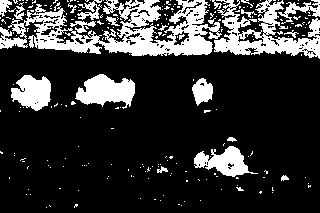
//> input picture opencv_cpp/chapter4/binary.bmp, 320 x 213 px
$ ./morphology   (built with g++ and OpenCV 4)
//> lines starting //> are read from the running program, lines starting //| are printed output that depends on the picture; after the words box and inside, x2 and y2 are one past the last pixel; in counts of white or black regions, pixels touching at a corner belong together
#include <opencv2/core.hpp>
#include <opencv2/imgproc.hpp>
#include <opencv2/highgui.hpp>

using namespace std;
using namespace cv;

int main()
{
	Mat image = imread("binary.bmp");
//> image is the input picture: 213 rows x 320 cols, CV_8UC3; 20.7% white; 230 white regions (208 under 20 px), largest, box (x1, y1, x2, y2) and area: (0, 0, 222, 56) 5711, (214, 0, 320, 59) 2737, (75, 74, 135, 109) 1306
	if (!image.data)
		return 0;

	namedWindow("Image");
	imshow("Image", image);

	Mat eroded;
	erode(image, eroded, Mat());
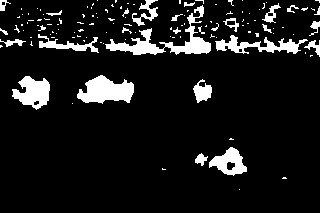
//> eroded: 213 rows x 320 cols, CV_8UC3; 10% white; 128 white regions (100 under 20 px), largest, box (x1, y1, x2, y2) and area: (105, 5, 211, 55) 1334, (77, 75, 134, 104) 1066, (12, 76, 50, 110) 798

	namedWindow("Eroded Image");
	imshow("Eroded Image", eroded);

	Mat dilated;
	dilate(image, dilated, Mat());
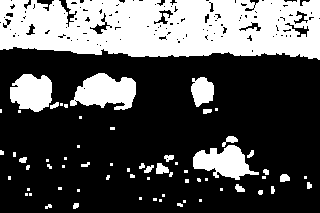
//> dilated: 213 rows x 320 cols, CV_8UC3; 32.1% white; 65 white regions (42 under 20 px), largest, box (x1, y1, x2, y2) and area: (0, 0, 320, 60) 15937, (70, 73, 136, 110) 1626, (193, 145, 259, 180) 1310

	namedWindow("Dilated Image");
	imshow("Dilated Image", dilated);

	Mat element(7, 7, CV_8U, Scalar(1));

	erode(image, eroded, element);
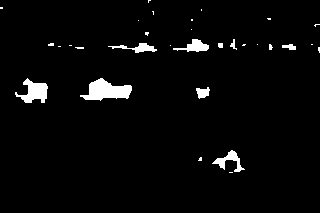
//> eroded: 213 rows x 320 cols, CV_8UC3; 3.2% white; 31 white regions (22 under 20 px), largest, box (x1, y1, x2, y2) and area: (80, 78, 132, 101) 686, (15, 78, 48, 103) 440, (212, 150, 245, 172) 250

	namedWindow("Eroded Image (7x7)");
	imshow("Eroded Image (7x7)", eroded);

	erode(image, eroded, Mat(), Point(-1, -1), 3);

	namedWindow("Eroded Image (3 times)");
	imshow("Eroded Image (3 times)", eroded);

	Mat element5(5, 5, CV_8U, Scalar(1));
	Mat closed;
	morphologyEx(image, closed,
		MORPH_CLOSE,
		element5);
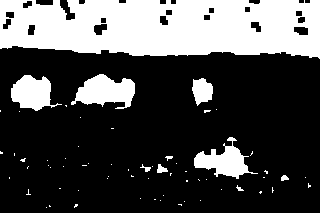
//> closed: 213 rows x 320 cols, CV_8UC3; 29.6% white; 64 white regions (54 under 20 px), largest, box (x1, y1, x2, y2) and area: (0, 0, 320, 59) 15807, (71, 74, 135, 109) 1382, (194, 137, 258, 179) 1143


	namedWindow("Closed Image");
	imshow("Closed Image", closed);

	Mat opened;
	morphologyEx(image, opened, MORPH_OPEN, element5);
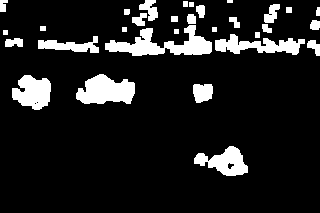
//> opened: 213 rows x 320 cols, CV_8UC3; 12% white; 31 white regions (1 under 20 px), largest, box (x1, y1, x2, y2) and area: (105, 25, 212, 56) 1538, (76, 74, 135, 104) 1262, (215, 34, 305, 55) 985

	namedWindow("Opened Image");
	imshow("Opened Image", opened);

	Mat result;
	dilate(image, result, element5);
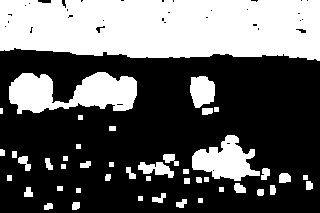
//> result: 213 rows x 320 cols, CV_8UC3; 37.6% white; 45 white regions (1 under 20 px), largest, box (x1, y1, x2, y2) and area: (0, 0, 320, 61) 17505, (9, 72, 137, 114) 3467, (192, 135, 260, 181) 1769

	erode(result, result, element5);

	namedWindow("Closed Image (2)");
	imshow("Closed Image (2)", result);

	morphologyEx(image, image, MORPH_CLOSE, element5);
	morphologyEx(image, image, MORPH_OPEN, element5);

	namedWindow("Closed|Opend Image");
	imshow("Closed|Opened Image", image);
	imwrite("binaryGroup.bmp", image);

	image = imread("binary.bmp");

	morphologyEx(image, image, MORPH_OPEN, element5);
	morphologyEx(image, image, MORPH_CLOSE, element5);
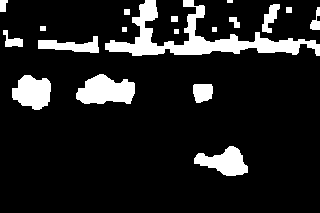
//> image: 213 rows x 320 cols, CV_8UC3; 12.7% white; 19 white regions (1 under 20 px), largest, box (x1, y1, x2, y2) and area: (105, 0, 320, 56) 3571, (76, 74, 135, 104) 1276, (12, 75, 51, 110) 997

	namedWindow("Opened|Closed Image");
	imshow("Opened|Closed Image", image);

	image = imread("boldt.jpg", 0);
//> boldt.jpg cannot be read in this run, so this picture is empty

	if (!image.data)
		return 0;
//> (the program exits here)
